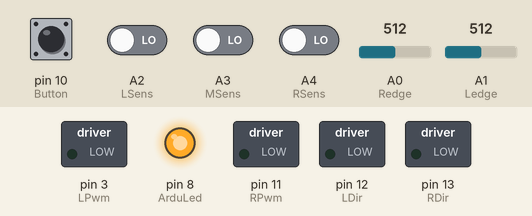
Simulated run of this sketch. Board: Arduino Uno, built with avr-gcc and run on an emulated ATmega328P. Parts: switched loads named in the sketch (green lamp = pin HIGH), output pins drawn as LEDs (lit = HIGH). Dashed ring = blinking. Inputs (shaded band) come from the test bench; at power-on: pin 10 (Button) HIGH, A2 (LSens), A3 (MSens), A4 (RSens) LOW, A1 (Ledge) = 512, A0 (Redge) = 512.

Above: at 0.8 s.
0.9 s: pin 10 (Button) pulled LOW for 0.15 s
At 2.3 s:
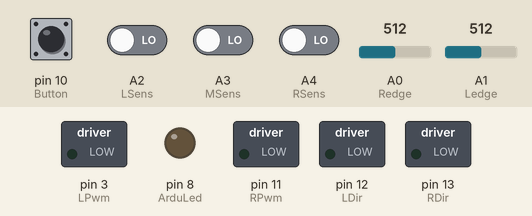
4.0 s: A1 (Ledge) set to 629
7.0 s: A1 (Ledge) set to 658
At 7.3 s:
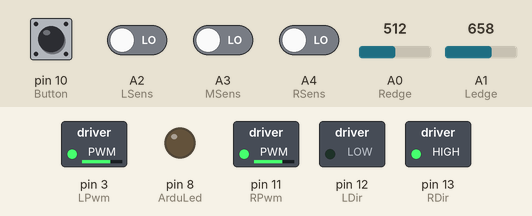
10.0 s: A0 (Redge) set to 625
13.0 s: A0 (Redge) set to 646
At 14.0 s:
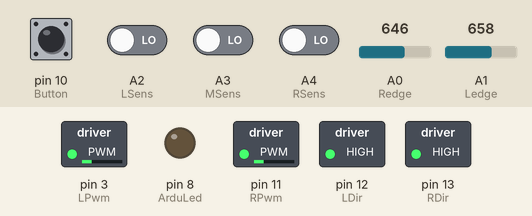
14.6 s: A2 (LSens) driven HIGH
At 15.1 s:
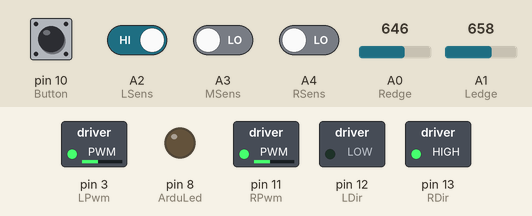
Timing chart, 0 to 17.1 s (numbered marks = the images above; inputs shaded):
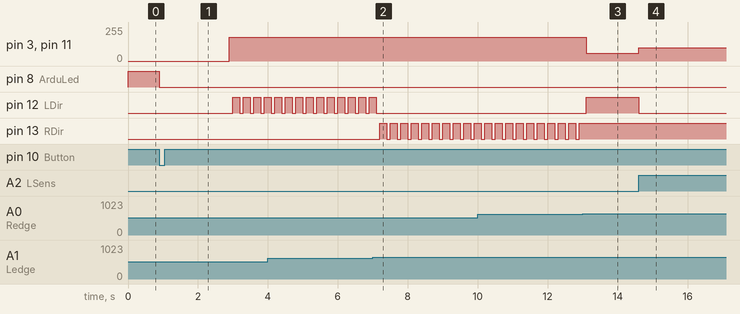

Measured:
- the behaviour switches between 639 and 640 on A1 (Ledge) (found by bisection; images 1 and 2)
- the behaviour switches between 639 and 640 on A0 (Redge) (found by bisection; images 2 and 3)
- after the input at 0.9 s, pin 3 (LPwm), pin 11 (RPwm): 0/255 → 180/255 after 2.0 s; pin 8 (ArduLed): HIGH → LOW at once; pin 12 (LDir): alternates HIGH for 0.20 s and LOW for 0.10 s, starting after 2.1 s
- after the input at 7.0 s, pin 12 (LDir): goes on until 7.1 s, then stays LOW; pin 13 (RDir): alternates HIGH for 0.20 s and LOW for 0.10 s, starting after 0.20 s
- after the input at 13.0 s, pin 3 (LPwm), pin 11 (RPwm): 180/255 → 60/255 after 0.10 s; pin 12 (LDir): LOW → HIGH after 0.10 s; pin 13 (RDir): stops changing and stays HIGH
- after the input at 14.6 s, pin 3 (LPwm), pin 11 (RPwm): 60/255 → 100/255 at once; pin 12 (LDir): HIGH → LOW at once

The sketch:

SUMO_code.ino
```cpp
// Motor left and right Pin Definitions(pwm & dir)
const int RPwm = 11,
          RDir = 13,
          LPwm = 3,
          LDir = 12;

//Led pin status
const int ArduLed = 8;

//QTR sensor pins
const int Redge = A0, Ledge = A1;

//Ir proximity sensor
const int LSens = A2, //left
          RSens = A4, //rigth
          MSens = A3; //middle

//Start btn pin
const int Button = 10;

//DIP switch
const int DS1 = 5,
          DS2 = 6,
          DS3 = 7;

// Constants
const int edgeThreshold = 640,
          MaxSpeed = 200,
          normalSpeed = 60,
          TurnSpeed = 100,
          edgeAvoidanceSpeed = 180;

const unsigned long edgeAvoidanceDuration = 160,
                    debounceTime = 50,
                    actionInterval = 100;

const int T_before_start = 2000;

// Variables
unsigned long lastEdgeMillis = 0,
              lastButtonPressTime = 0,
              lastActionTime = 0;

bool robotStarted = false, avoidingEdge = false;

int leftEdge = 0,
    rightEdge = 0,

    leftProxi = 0,
    middleProxi = 0,
    rightProxi = 0;

enum ActionState { WAITING, ATTACK, TURN_LEFT, TURN_RIGHT, SEARCH_TARGET };

ActionState currentActionState = WAITING;

// Motor Control Functions
void setMotors(int leftSpeed, int rightSpeed) {
    digitalWrite(LDir, leftSpeed > 0);
    digitalWrite(RDir, rightSpeed > 0);
    analogWrite(LPwm, abs(leftSpeed));
    analogWrite(RPwm, abs(rightSpeed));
}

void checkSensors() {
    leftEdge = analogRead(Ledge);
    rightEdge = analogRead(Redge);
    leftProxi = digitalRead(LSens);
    middleProxi = digitalRead(MSens);
    rightProxi = digitalRead(RSens);

    if (middleProxi == HIGH && leftEdge > edgeThreshold && rightEdge > edgeThreshold) currentActionState = ATTACK;
    else if(leftProxi == HIGH && leftEdge > edgeThreshold && rightEdge > edgeThreshold) currentActionState = TURN_LEFT;
    else if (rightProxi == HIGH && leftEdge > edgeThreshold && rightEdge > edgeThreshold) currentActionState = TURN_RIGHT;
    else currentActionState = SEARCH_TARGET;
}

void searchTarget() {
    if (avoidingEdge) {
        if (millis() - lastEdgeMillis < edgeAvoidanceDuration) {
            leftEdge < edgeThreshold ? setMotors(edgeAvoidanceSpeed, -edgeAvoidanceSpeed) : setMotors(-edgeAvoidanceSpeed, edgeAvoidanceSpeed);
        } else avoidingEdge = false;
    } else {
        if (leftEdge < edgeThreshold || rightEdge < edgeThreshold) {
            setMotors(-edgeAvoidanceSpeed, -edgeAvoidanceSpeed);//move backward
            lastEdgeMillis = millis();
            avoidingEdge = true;
        } else setMotors(normalSpeed, normalSpeed); //since no edge detect, move freely
    }
}

void performAction() {
    if (millis() - lastActionTime < actionInterval) return;
    lastActionTime = millis();

    switch (currentActionState) {
        case ATTACK:       setMotors(MaxSpeed, MaxSpeed); break;
        case TURN_LEFT:    setMotors(-TurnSpeed, TurnSpeed); break;
        case TURN_RIGHT:   setMotors(TurnSpeed, -TurnSpeed); break;
        case SEARCH_TARGET: searchTarget(); break;
        case WAITING:      setMotors(0, 0); break;
    }
}

void startupSequence() {
    digitalWrite(ArduLed, (millis() / 500) % 2 == 0);
}

void setup() {
    pinMode(RPwm, OUTPUT); pinMode(RDir, OUTPUT); pinMode(LPwm, OUTPUT); pinMode(LDir, OUTPUT);
    pinMode(ArduLed, OUTPUT); pinMode(Redge, INPUT); pinMode(Ledge, INPUT);
    pinMode(LSens, INPUT); pinMode(RSens, INPUT); pinMode(MSens, INPUT);
    pinMode(Button, INPUT_PULLUP);

  pinMode(DS1, INPUT_PULLUP);     // Set DS1 as an input with pull-up resistor
  pinMode(DS2, INPUT_PULLUP);     // Set DS2 as an input with pull-up resistor
  pinMode(DS3, INPUT_PULLUP);     // Set DS3 as an input with pull-up resistor

    while (digitalRead(Button) == HIGH) digitalWrite(ArduLed, HIGH);
    digitalWrite(ArduLed, LOW);
}

void loop() {
    if (!robotStarted) {
        if (digitalRead(Button) == LOW && (millis() - lastButtonPressTime >= debounceTime)) {
            delay(T_before_start);
            lastButtonPressTime = millis();
            robotStarted = true;
            currentActionState = SEARCH_TARGET;
        } else startupSequence();
    } else {
        checkSensors();
        performAction();
    }
}
```
